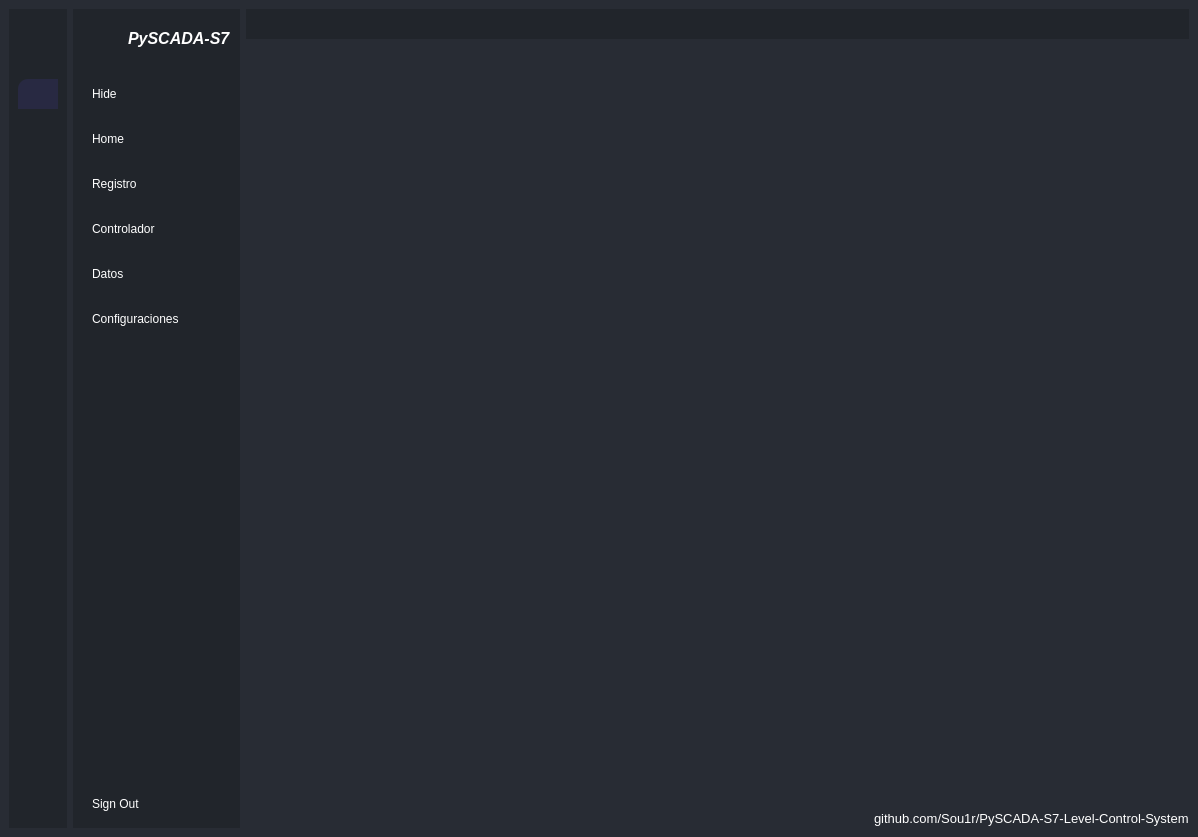
<?xml version="1.0" encoding="UTF-8"?>
<ui version="4.0">
 <class>MainWindow</class>
 <widget class="QMainWindow" name="MainWindow">
  <property name="geometry">
   <rect>
    <x>0</x>
    <y>0</y>
    <width>1198</width>
    <height>837</height>
   </rect>
  </property>
  <property name="windowTitle">
   <string>MainWindow</string>
  </property>
  <property name="styleSheet">
   <string notr="true">background-color: rgba(40,44,52,255);
</string>
  </property>
  <widget class="QWidget" name="centralwidget">
   <layout class="QGridLayout" name="gridLayout">
    <item row="0" column="2">
     <widget class="QWidget" name="mi_barra" native="true">
      <property name="styleSheet">
       <string notr="true">QWidget{
	background-color: rgba(33,37,43,255);
}
QPushButton{
	color:white;
	height:30px;
	border:none;
}
</string>
      </property>
      <layout class="QHBoxLayout" name="horizontalLayout_5">
       <property name="leftMargin">
        <number>0</number>
       </property>
       <property name="topMargin">
        <number>0</number>
       </property>
       <property name="rightMargin">
        <number>0</number>
       </property>
       <property name="bottomMargin">
        <number>0</number>
       </property>
       <item>
        <spacer name="horizontalSpacer">
         <property name="orientation">
          <enum>Qt::Horizontal</enum>
         </property>
         <property name="sizeHint" stdset="0">
          <size>
           <width>40</width>
           <height>20</height>
          </size>
         </property>
        </spacer>
       </item>
       <item>
        <layout class="QHBoxLayout" name="horizontalLayout">
         <property name="spacing">
          <number>4</number>
         </property>
         <property name="leftMargin">
          <number>0</number>
         </property>
         <property name="rightMargin">
          <number>0</number>
         </property>
         <item>
          <widget class="QPushButton" name="pushButton">
           <property name="text">
            <string/>
           </property>
           <property name="icon">
            <iconset resource="Recursos/resources.qrc">
             <normaloff>:/Recursos/Iconos/icon_minimize.png</normaloff>:/Recursos/Iconos/icon_minimize.png</iconset>
           </property>
           <property name="iconSize">
            <size>
             <width>15</width>
             <height>15</height>
            </size>
           </property>
          </widget>
         </item>
         <item>
          <widget class="QPushButton" name="pushButton_11">
           <property name="text">
            <string/>
           </property>
           <property name="icon">
            <iconset resource="Recursos/resources.qrc">
             <normaloff>:/Recursos/Iconos/icon_restore.png</normaloff>:/Recursos/Iconos/icon_restore.png</iconset>
           </property>
           <property name="iconSize">
            <size>
             <width>15</width>
             <height>15</height>
            </size>
           </property>
           <property name="checkable">
            <bool>true</bool>
           </property>
           <property name="checked">
            <bool>true</bool>
           </property>
           <property name="autoExclusive">
            <bool>true</bool>
           </property>
          </widget>
         </item>
         <item>
          <widget class="QPushButton" name="pushButton_4">
           <property name="text">
            <string/>
           </property>
           <property name="icon">
            <iconset resource="Recursos/resources.qrc">
             <normaloff>:/Recursos/Iconos/icon_maximize.png</normaloff>:/Recursos/Iconos/icon_maximize.png</iconset>
           </property>
           <property name="iconSize">
            <size>
             <width>15</width>
             <height>15</height>
            </size>
           </property>
           <property name="checkable">
            <bool>true</bool>
           </property>
           <property name="autoExclusive">
            <bool>true</bool>
           </property>
          </widget>
         </item>
         <item>
          <widget class="QPushButton" name="pushButton_12">
           <property name="text">
            <string/>
           </property>
           <property name="icon">
            <iconset resource="Recursos/resources.qrc">
             <normaloff>:/Recursos/Iconos/cil-x-circle.png</normaloff>:/Recursos/Iconos/cil-x-circle.png</iconset>
           </property>
           <property name="iconSize">
            <size>
             <width>15</width>
             <height>15</height>
            </size>
           </property>
           <property name="checkable">
            <bool>true</bool>
           </property>
           <property name="autoExclusive">
            <bool>false</bool>
           </property>
          </widget>
         </item>
        </layout>
       </item>
      </layout>
     </widget>
    </item>
    <item row="1" column="2">
     <widget class="QStackedWidget" name="stackedWidget">
      <property name="currentIndex">
       <number>0</number>
      </property>
      <widget class="QWidget" name="home">
       <layout class="QGridLayout" name="gridLayout_2">
        <item row="0" column="0">
         <widget class="QWidget" name="widget_2" native="true"/>
        </item>
       </layout>
      </widget>
      <widget class="QWidget" name="page_6"/>
     </widget>
    </item>
    <item row="0" column="0" rowspan="3">
     <widget class="QWidget" name="solo_icono_widget" native="true">
      <property name="styleSheet">
       <string notr="true">QWidget{
	background-color: rgba(33,37,43,255);
}
QPushButton{
	color:white;
	height:30px;
	border:none;
	border-top-left-radius:10px;
}

QPushButton:checked{
	border-left-color: rgba(134,78,115,255);
	background-color: rgba(40,41,66,255);
}</string>
      </property>
      <layout class="QVBoxLayout" name="verticalLayout_4">
       <item>
        <widget class="QLabel" name="label">
         <property name="minimumSize">
          <size>
           <width>40</width>
           <height>40</height>
          </size>
         </property>
         <property name="maximumSize">
          <size>
           <width>40</width>
           <height>40</height>
          </size>
         </property>
         <property name="text">
          <string/>
         </property>
         <property name="pixmap">
          <pixmap resource="Recursos/resources.qrc">:/Recursos/Imagenes/4.png</pixmap>
         </property>
         <property name="scaledContents">
          <bool>true</bool>
         </property>
        </widget>
       </item>
       <item>
        <layout class="QVBoxLayout" name="verticalLayout">
         <property name="spacing">
          <number>15</number>
         </property>
         <property name="topMargin">
          <number>15</number>
         </property>
         <item>
          <widget class="QPushButton" name="menu_1">
           <property name="enabled">
            <bool>true</bool>
           </property>
           <property name="text">
            <string/>
           </property>
           <property name="icon">
            <iconset resource="Recursos/resources.qrc">
             <normaloff>:/Recursos/Iconos/cil-menu.png</normaloff>:/Recursos/Iconos/cil-menu.png</iconset>
           </property>
           <property name="checkable">
            <bool>true</bool>
           </property>
           <property name="checked">
            <bool>true</bool>
           </property>
           <property name="autoExclusive">
            <bool>true</bool>
           </property>
          </widget>
         </item>
         <item>
          <widget class="QPushButton" name="home_1">
           <property name="text">
            <string/>
           </property>
           <property name="icon">
            <iconset resource="Recursos/resources.qrc">
             <normaloff>:/Recursos/Iconos/cil-home.png</normaloff>:/Recursos/Iconos/cil-home.png</iconset>
           </property>
           <property name="checkable">
            <bool>true</bool>
           </property>
           <property name="autoExclusive">
            <bool>true</bool>
           </property>
          </widget>
         </item>
         <item>
          <widget class="QPushButton" name="cinematicas_1">
           <property name="text">
            <string/>
           </property>
           <property name="icon">
            <iconset resource="Recursos/resources.qrc">
             <normaloff>:/Recursos/Iconos/cil-chart-line.png</normaloff>:/Recursos/Iconos/cil-chart-line.png</iconset>
           </property>
           <property name="checkable">
            <bool>true</bool>
           </property>
           <property name="autoExclusive">
            <bool>true</bool>
           </property>
          </widget>
         </item>
         <item>
          <widget class="QPushButton" name="trayectorias_1">
           <property name="text">
            <string/>
           </property>
           <property name="icon">
            <iconset resource="Recursos/resources.qrc">
             <normaloff>:/Recursos/Iconos/cil-description.png</normaloff>:/Recursos/Iconos/cil-description.png</iconset>
           </property>
           <property name="checkable">
            <bool>true</bool>
           </property>
           <property name="autoExclusive">
            <bool>true</bool>
           </property>
          </widget>
         </item>
         <item>
          <widget class="QPushButton" name="estadisticas_1">
           <property name="text">
            <string/>
           </property>
           <property name="icon">
            <iconset resource="Recursos/resources.qrc">
             <normaloff>:/Recursos/Iconos/cil-chart.png</normaloff>:/Recursos/Iconos/cil-chart.png</iconset>
           </property>
           <property name="checkable">
            <bool>true</bool>
           </property>
           <property name="autoExclusive">
            <bool>true</bool>
           </property>
          </widget>
         </item>
         <item>
          <widget class="QPushButton" name="config_1">
           <property name="text">
            <string/>
           </property>
           <property name="icon">
            <iconset resource="Recursos/resources.qrc">
             <normaloff>:/Recursos/Iconos/cil-settings.png</normaloff>:/Recursos/Iconos/cil-settings.png</iconset>
           </property>
           <property name="checkable">
            <bool>true</bool>
           </property>
           <property name="autoExclusive">
            <bool>true</bool>
           </property>
          </widget>
         </item>
        </layout>
       </item>
       <item>
        <spacer name="verticalSpacer_2">
         <property name="orientation">
          <enum>Qt::Vertical</enum>
         </property>
         <property name="sizeHint" stdset="0">
          <size>
           <width>20</width>
           <height>286</height>
          </size>
         </property>
        </spacer>
       </item>
       <item>
        <widget class="QPushButton" name="pushButton_5">
         <property name="text">
          <string/>
         </property>
         <property name="icon">
          <iconset resource="Recursos/resources.qrc">
           <normaloff>:/Recursos/Iconos/cil-power-standby.png</normaloff>:/Recursos/Iconos/cil-power-standby.png</iconset>
         </property>
         <property name="checkable">
          <bool>true</bool>
         </property>
        </widget>
       </item>
      </layout>
     </widget>
    </item>
    <item row="2" column="2">
     <widget class="QWidget" name="widget" native="true">
      <property name="styleSheet">
       <string notr="true">QWidget{
	color:white;
}</string>
      </property>
      <layout class="QHBoxLayout" name="horizontalLayout_3">
       <property name="rightMargin">
        <number>0</number>
       </property>
       <property name="bottomMargin">
        <number>0</number>
       </property>
       <item>
        <spacer name="horizontalSpacer_2">
         <property name="orientation">
          <enum>Qt::Horizontal</enum>
         </property>
         <property name="sizeHint" stdset="0">
          <size>
           <width>40</width>
           <height>20</height>
          </size>
         </property>
        </spacer>
       </item>
       <item>
        <widget class="QLabel" name="label_4">
         <property name="font">
          <font>
           <pointsize>10</pointsize>
           <italic>false</italic>
           <bold>false</bold>
          </font>
         </property>
         <property name="text">
          <string>github.com/Sou1r/PySCADA-S7-Level-Control-System</string>
         </property>
        </widget>
       </item>
      </layout>
     </widget>
    </item>
    <item row="0" column="1" rowspan="3">
     <widget class="QWidget" name="icono_nombre_widget" native="true">
      <property name="styleSheet">
       <string notr="true">QWidget{
	background-color: rgba(33,37,43,255);
	color:white;
}
QPushButton{
	color:white;
	text-align:left;
	height:30px;
	border:none;
	padding-left:10px;
	border-top-left-radius:10px;
}
QPushButton:checked{
	border-left-color: rgba(134,78,115,255);
	background-color: rgba(40,41,66,255);
}</string>
      </property>
      <layout class="QVBoxLayout" name="verticalLayout_3">
       <item>
        <layout class="QHBoxLayout" name="horizontalLayout_2">
         <item>
          <widget class="QLabel" name="label_2">
           <property name="minimumSize">
            <size>
             <width>40</width>
             <height>40</height>
            </size>
           </property>
           <property name="maximumSize">
            <size>
             <width>40</width>
             <height>40</height>
            </size>
           </property>
           <property name="text">
            <string/>
           </property>
           <property name="pixmap">
            <pixmap resource="Recursos/resources.qrc">:/Recursos/Imagenes/4.png</pixmap>
           </property>
           <property name="scaledContents">
            <bool>true</bool>
           </property>
          </widget>
         </item>
         <item>
          <widget class="QLabel" name="label_3">
           <property name="font">
            <font>
             <pointsize>12</pointsize>
             <italic>true</italic>
             <bold>true</bold>
            </font>
           </property>
           <property name="text">
            <string>PySCADA-S7</string>
           </property>
          </widget>
         </item>
        </layout>
       </item>
       <item>
        <layout class="QVBoxLayout" name="verticalLayout_2">
         <property name="spacing">
          <number>15</number>
         </property>
         <property name="topMargin">
          <number>15</number>
         </property>
         <item>
          <widget class="QPushButton" name="menu_2">
           <property name="text">
            <string>Hide</string>
           </property>
           <property name="icon">
            <iconset resource="Recursos/resources.qrc">
             <normaloff>:/Recursos/Iconos/cil-menu.png</normaloff>:/Recursos/Iconos/cil-menu.png</iconset>
           </property>
           <property name="checkable">
            <bool>true</bool>
           </property>
           <property name="autoExclusive">
            <bool>true</bool>
           </property>
          </widget>
         </item>
         <item>
          <widget class="QPushButton" name="home_2">
           <property name="text">
            <string>Home</string>
           </property>
           <property name="icon">
            <iconset resource="Recursos/resources.qrc">
             <normaloff>:/Recursos/Iconos/cil-home.png</normaloff>:/Recursos/Iconos/cil-home.png</iconset>
           </property>
           <property name="checkable">
            <bool>true</bool>
           </property>
           <property name="checked">
            <bool>false</bool>
           </property>
           <property name="autoExclusive">
            <bool>true</bool>
           </property>
          </widget>
         </item>
         <item>
          <widget class="QPushButton" name="estadisticas_2">
           <property name="text">
            <string>Registro</string>
           </property>
           <property name="icon">
            <iconset resource="Recursos/resources.qrc">
             <normaloff>:/Recursos/Iconos/cil-chart-line.png</normaloff>:/Recursos/Iconos/cil-chart-line.png</iconset>
           </property>
           <property name="checkable">
            <bool>true</bool>
           </property>
           <property name="autoExclusive">
            <bool>true</bool>
           </property>
          </widget>
         </item>
         <item>
          <widget class="QPushButton" name="trayectorias_2">
           <property name="text">
            <string>Controlador</string>
           </property>
           <property name="icon">
            <iconset resource="Recursos/resources.qrc">
             <normaloff>:/Recursos/Iconos/cil-description.png</normaloff>:/Recursos/Iconos/cil-description.png</iconset>
           </property>
           <property name="checkable">
            <bool>true</bool>
           </property>
           <property name="autoExclusive">
            <bool>true</bool>
           </property>
          </widget>
         </item>
         <item>
          <widget class="QPushButton" name="cinematicas_2">
           <property name="text">
            <string>Datos</string>
           </property>
           <property name="icon">
            <iconset resource="Recursos/resources.qrc">
             <normaloff>:/Recursos/Iconos/cil-chart.png</normaloff>:/Recursos/Iconos/cil-chart.png</iconset>
           </property>
           <property name="checkable">
            <bool>true</bool>
           </property>
           <property name="autoExclusive">
            <bool>true</bool>
           </property>
          </widget>
         </item>
         <item>
          <widget class="QPushButton" name="config_2">
           <property name="text">
            <string>Configuraciones</string>
           </property>
           <property name="icon">
            <iconset resource="Recursos/resources.qrc">
             <normaloff>:/Recursos/Iconos/cil-settings.png</normaloff>:/Recursos/Iconos/cil-settings.png</iconset>
           </property>
           <property name="checkable">
            <bool>true</bool>
           </property>
           <property name="autoExclusive">
            <bool>true</bool>
           </property>
          </widget>
         </item>
        </layout>
       </item>
       <item>
        <spacer name="verticalSpacer_3">
         <property name="orientation">
          <enum>Qt::Vertical</enum>
         </property>
         <property name="sizeHint" stdset="0">
          <size>
           <width>20</width>
           <height>284</height>
          </size>
         </property>
        </spacer>
       </item>
       <item>
        <widget class="QPushButton" name="pushButton_6">
         <property name="text">
          <string>Sign Out</string>
         </property>
         <property name="icon">
          <iconset resource="Recursos/resources.qrc">
           <normaloff>:/Recursos/Iconos/cil-power-standby.png</normaloff>:/Recursos/Iconos/cil-power-standby.png</iconset>
         </property>
         <property name="checkable">
          <bool>true</bool>
         </property>
        </widget>
       </item>
      </layout>
     </widget>
    </item>
   </layout>
  </widget>
 </widget>
 <resources>
  <include location="Recursos/resources.qrc"/>
 </resources>
 <connections/>
</ui>
